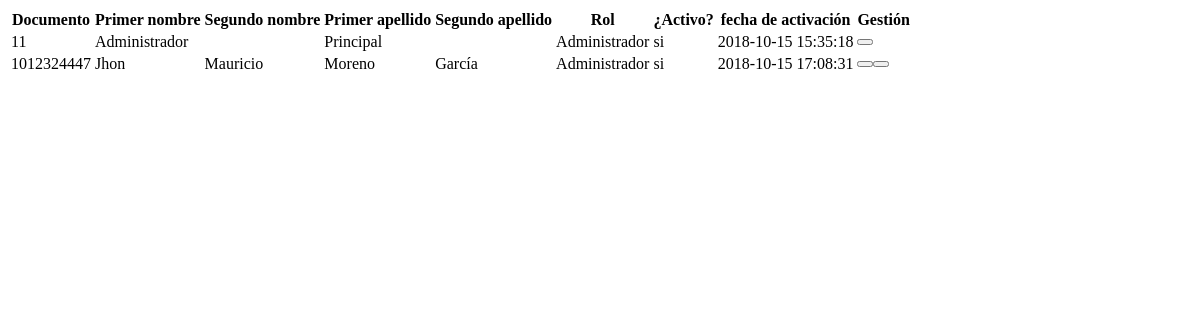
/administrador/usuarios/usuariosRegistrados.php (signed in), run on the app's committed database.
### tables this page shows
CREATE TABLE `persona` (
  `documento` bigint(13) NOT NULL,
  `primer_nombre` varchar(45) NOT NULL,
  `segundo_nombre` varchar(45) DEFAULT NULL,
  `primer_apellido` varchar(45) NOT NULL,
  `segundo_apellido` varchar(45) DEFAULT NULL,
  `password` varchar(45) NOT NULL,
  `activo` char(2) NOT NULL DEFAULT 'no',
  `fecha_actividad` timestamp NOT NULL DEFAULT CURRENT_TIMESTAMP,
  `rol` varchar(45) NOT NULL DEFAULT 'Estandar'
);

### conexion/conexion1.php (called while the page is built, shortened)
<?php
class conexion {
    var $servername = "localhost";
    var $username = "root";
    var $password = "123456";
    var $database="id6475911_simulador";
    var $conn;
    function conexion() {
        $this->conn = new mysqli($this->servername, $this->username, $this->password, $this->database);
    }
    function consulta($query){
        $this->conn->set_charset('utf8');
        return $this->conn->query($query);
    }
}
?>

### administrador/usuarios/usuariosRegistrados.php (the view, shortened to what this page needs)
<?php
require_once '../../conexion/conexion1.php';
$con = new conexion();
$con->conexion();
$r = $con->consulta("select * from persona");
?>
<table class="table table-striped table-responsive">
    <thead>
        <tr>
            <th>Documento</th>
            <th>Primer nombre</th>
            <th>Segundo nombre</th>
            <th>Primer apellido</th>
            <th>Segundo apellido</th>
            <th>Rol</th>
            <th>¿Activo?</th>
            <th>fecha de activación</th>
            <th>Gestión</th>
        </tr>
    </thead>
    <?php
    $i111 = 0;
    while ($rows = $r->fetch_array()) {
        echo '<tr>'
        . '<td><span class="o' . $rows['documento'] . '">' . $rows['documento'] . '</span><input type="text" id="documento' . $rows['documento'] . '" class="ocultar" value="' . $rows['documento'] . '"/></td> '
        . '<td><span class="o' . $rows['documento'] . '">' . $rows['primer_nombre'] . '</span><input type="text" id="pnombre' . $rows['documento'] . '" class="ocultar" value="' . $rows['primer_nombre'] . '"/></td> '
        . '<td><span class="o' . $rows['documento'] . '">' . $rows['segundo_nombre'] . '</span><input type="text" id="snombre' . $rows['documento'] . '" class="ocultar" value="' . $rows['segundo_nombre'] . '"/></td> '
        . '<td><span class="o' . $rows['documento'] . '">' . $rows['primer_apellido'] . '</span><input type="text" id="papellido' . $rows['documento'] . '" class="ocultar" value="' . $rows['primer_apellido'] . '"/></td> '
        . '<td><span class="o' . $rows['documento'] . '">' . $rows['segundo_apellido'] . '</span><input type="text" id="sapellido' . $rows['documento'] . '" class="ocultar" value="' . $rows['segundo_apellido'] . '"/></td> '
        . '<td><span class="o' . $rows['documento'] . '">' . $rows['rol'] . '</span><select id="r' . $rows['documento'] . '" class="ocultar"><option>Administrador</option><option>Estandar</option></select></td> '
        . '<td><span class="o' . $rows['documento'] . '">' . $rows['activo'] . '</span><select id="activo' . $rows['documento'] . '" class="ocultar"><option>si</option><option>no</option></select></td> '
        . '<td>' . $rows['fecha_actividad'] . "</td> "
        . '<td>' .
        '<button class="btn btn-primary" id="actualizar' . $rows['documento'] . '" onclick="actualizar(\'' . $rows['documento'] . '\')"><span class="glyphicon glyphicon-pencil"></span></button>';
        if (!$i111 == 0) {
            echo '<button class="btn btn-danger" onclick="eliminar(\'' . $rows['documento'] . '\')"><span class="glyphicon glyphicon-trash"></span></button>';
        }
        echo '</td> '
        . '</tr>';
        $i111++;
    }
    ?>

### data on the page
persona: documento "11", primer_nombre "Administrador", primer_apellido "Principal", rol "Administrador", activo "si", fecha_actividad "2018-10-15 15:35:18"
persona: documento "1012324447", primer_nombre "Jhon", segundo_nombre "Mauricio", primer_apellido "Moreno", segundo_apellido "García", rol "Administrador", activo "si", fecha_actividad "2018-10-15 17:08:31"
